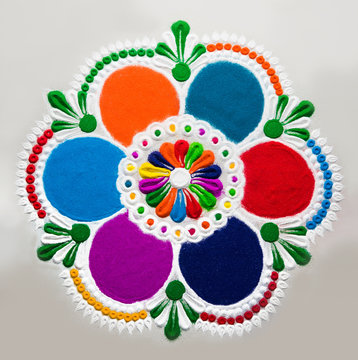
#> input picture rangoli.jpg, 358 x 360 px, found by its file name
$ python rangoli.py
#> lines starting #> are read from the running program, lines starting #| are printed output that depends on the picture; after the words box and inside, x2 and y2 are one past the last pixel; in counts of white or black regions, pixels touching at a corner belong together
import cv2
import numpy as np
import matplotlib.pyplot as plt
from matplotlib.patches import Circle, Polygon
from matplotlib.collections import LineCollection
import networkx as nx
from scipy import ndimage
from sklearn.cluster import DBSCAN
from skimage import feature, measure, morphology
from skimage.filters import gaussian
import math

class KolamAnalyzer:
    def __init__(self):
        self.dots = []
        self.lines = []
        self.curves = []
        self.symmetries = []
        self.grid_structure = None
        self.design_principles = {}

    def load_image(self, image_path):
        """Load and preprocess the Kolam image"""
        self.original = cv2.imread(image_path)
#> self.original is the input picture: shape (360, 358, 3); mean B, G, R 163.2, 160.5, 170.6
        if self.original is None:
            raise ValueError("Could not load image")

        # Convert to grayscale
        self.gray = cv2.cvtColor(self.original, cv2.COLOR_BGR2GRAY)
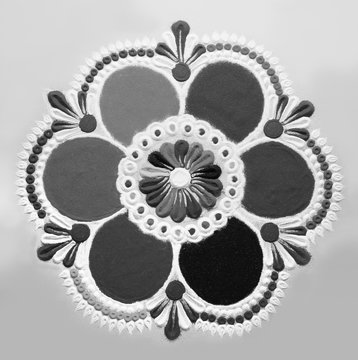
#> self.gray: shape (360, 358); min 2, max 255, mean 163.8

        # Create binary image
        _, self.binary = cv2.threshold(self.gray, 127, 255, cv2.THRESH_BINARY)
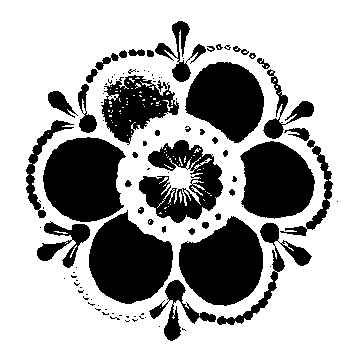
#> self.binary: shape (360, 358); 68.5% white; 102 black regions (59 under 20 px), largest, box (x1, y1, x2, y2) and area: (43, 137, 126, 222) 5410, (89, 210, 173, 304) 5351, (179, 216, 263, 306) 5256
        self.binary = cv2.bitwise_not(self.binary)  # Invert for dark lines on white

        return self.gray, self.binary

    # [22 lines left out: function detect_dots, not called in this run]

    def detect_grid_structure(self):
        """Analyze the underlying grid structure of dots"""
        if not self.dots:
            return None

        # Extract dot centers
        centers = [(x, y) for x, y, _ in self.dots]

        # Cluster dots to find grid pattern
        if len(centers) > 4:
            clustering = DBSCAN(eps=30, min_samples=2).fit(centers)

            # Analyze spacing and arrangement
            x_coords = [x for x, y in centers]
            y_coords = [y for x, y in centers]

            # Estimate grid spacing
            x_sorted = sorted(set(x_coords))
            y_sorted = sorted(set(y_coords))

            if len(x_sorted) > 1 and len(y_sorted) > 1:
                x_spacing = np.median(np.diff(x_sorted))
                y_spacing = np.median(np.diff(y_sorted))

                self.grid_structure = {
                    'x_spacing': x_spacing,
                    'y_spacing': y_spacing,
                    'origin': (min(x_coords), min(y_coords)),
                    'dimensions': (len(x_sorted), len(y_sorted))
                }

        return self.grid_structure

    def extract_paths(self):
        """Extract continuous paths from the binary image"""
        # Skeletonize the binary image
        skeleton = morphology.skeletonize(self.binary > 0)

        # Find contours
        contours, _ = cv2.findContours(
            skeleton.astype(np.uint8) * 255,
            cv2.RETR_EXTERNAL,
            cv2.CHAIN_APPROX_SIMPLE
        )

        paths = []
        for contour in contours:
            if len(contour) > 10:  # Filter small contours
                path = contour.reshape(-1, 2)
                paths.append(path)

        self.paths = paths
        return paths

    def analyze_symmetry(self):
        """Detect symmetries in the design"""
        symmetries = []

        if not self.dots:
            return symmetries

        centers = np.array([(x, y) for x, y, _ in self.dots])

        # Check for reflection symmetries
        # Vertical symmetry
        center_x = np.mean(centers[:, 0])
        reflected_x = 2 * center_x - centers[:, 0]

        vertical_sym_score = 0
        for i, (x, y) in enumerate(centers):
            closest_dist = min([np.sqrt((reflected_x[i] - cx)**2 + (y - cy)**2)
                              for cx, cy in centers])
            if closest_dist < 20:  # tolerance
                vertical_sym_score += 1

        if vertical_sym_score > len(centers) * 0.8:
            symmetries.append('vertical')

        # Horizontal symmetry
        center_y = np.mean(centers[:, 1])
        reflected_y = 2 * center_y - centers[:, 1]

        horizontal_sym_score = 0
        for i, (x, y) in enumerate(centers):
            closest_dist = min([np.sqrt((x - cx)**2 + (reflected_y[i] - cy)**2)
                              for cx, cy in centers])
            if closest_dist < 20:
                horizontal_sym_score += 1

        if horizontal_sym_score > len(centers) * 0.8:
            symmetries.append('horizontal')

        # Rotational symmetry (4-fold)
        center = np.mean(centers, axis=0)
        rotated_90 = self._rotate_points(centers, center, np.pi/2)

        rotation_score = 0
        for rotated_point in rotated_90:
            closest_dist = min([np.sqrt(np.sum((rotated_point - original)**2))
                              for original in centers])
            if closest_dist < 20:
                rotation_score += 1

        if rotation_score > len(centers) * 0.8:
            symmetries.append('4-fold_rotation')

        self.symmetries = symmetries
        return symmetries

    def _rotate_points(self, points, center, angle):
        """Rotate points around a center by given angle"""
        cos_a, sin_a = np.cos(angle), np.sin(angle)
        rotation_matrix = np.array([[cos_a, -sin_a], [sin_a, cos_a]])

        translated = points - center
        rotated = translated @ rotation_matrix.T
        return rotated + center

    def identify_design_principles(self):
        """Identify key design principles of the Kolam"""
        principles = {}

        # Grid-based structure
        if self.grid_structure:
            principles['grid_based'] = True
            principles['grid_type'] = 'rectangular' if abs(
                self.grid_structure['x_spacing'] - self.grid_structure['y_spacing']
            ) < 5 else 'non_uniform'

        # Symmetry
        principles['symmetries'] = self.symmetries

        # Closed loops
        closed_loops = 0
        if hasattr(self, 'paths'):
            for path in self.paths:
                if len(path) > 5:
                    start = path[0]
                    end = path[-1]
                    if np.linalg.norm(start - end) < 20:
                        closed_loops += 1

        principles['closed_loops'] = closed_loops
        principles['continuous_line'] = len(self.paths) == 1 if hasattr(self, 'paths') else False

        # Complexity measure
        total_points = sum(len(path) for path in self.paths) if hasattr(self, 'paths') else 0
        principles['complexity'] = 'high' if total_points > 1000 else 'medium' if total_points > 500 else 'low'

        self.design_principles = principles
        return principles

class KolamRecreator:
    def __init__(self, analyzer_results):
        self.dots = analyzer_results.dots
        self.grid_structure = analyzer_results.grid_structure
        self.design_principles = analyzer_results.design_principles
        self.paths = getattr(analyzer_results, 'paths', [])
        self.symmetries = analyzer_results.symmetries

    # [9 lines left out: function create_base_grid, not called in this run]

    def generate_traditional_pattern(self, pattern_type="basic_loop"):
        """Generate traditional Kolam patterns"""
        if pattern_type == "basic_loop":
            return self._create_basic_loop_pattern()
        elif pattern_type == "flower":
            return self._create_flower_pattern()
        elif pattern_type == "geometric":
            return self._create_geometric_pattern()
        else:
            return self._create_basic_loop_pattern()

    def _create_basic_loop_pattern(self):
        """Create a basic looping pattern around dots"""
        if not self.grid_structure:
            # Create default grid
            dots = self.create_base_grid(4, 4, 60)
        else:
            dots = self.dots

        paths = []

        # Create loops around dot clusters
        for i in range(0, len(dots)-1, 4):
            cluster = dots[i:i+4] if i+4 <= len(dots) else dots[i:]
            if len(cluster) >= 4:
                # Create a smooth curve around these dots
                path = self._create_smooth_loop(cluster)
                paths.append(path)

        return paths

    def _create_flower_pattern(self):
        """Create a flower-like pattern"""
        center = (300, 300)
        petals = 8
        paths = []

        for i in range(petals):
            angle = 2 * np.pi * i / petals
            # Create petal shape
            petal_path = []
            for t in np.linspace(0, 2*np.pi, 50):
                r = 80 + 30 * np.sin(3*t)  # Flower petal shape
                x = center[0] + r * np.cos(angle + t/3)
                y = center[1] + r * np.sin(angle + t/3)
                petal_path.append([x, y])
            paths.append(np.array(petal_path))

        return paths

    def _create_geometric_pattern(self):
        """Create geometric patterns with symmetry"""
        paths = []
        center = (300, 300)

        # Create concentric geometric shapes
        for radius in [60, 120, 180]:
            sides = 8
            vertices = []
            for i in range(sides + 1):  # +1 to close the shape
                angle = 2 * np.pi * i / sides
                x = center[0] + radius * np.cos(angle)
                y = center[1] + radius * np.sin(angle)
                vertices.append([x, y])
            paths.append(np.array(vertices))

        return paths

    def _create_smooth_loop(self, dots):
        """Create a smooth looping path around given dots"""
        if len(dots) < 3:
            return np.array([[dot[0], dot[1]] for dot in dots])

        # Sort dots to create a logical path
        centers = [(dot[0], dot[1]) for dot in dots]

        # Create a smooth curve that loops around the dots
        path_points = []

        # Add interpolated points for smooth curves
        for i in range(len(centers)):
            current = centers[i]
            next_point = centers[(i + 1) % len(centers)]

            # Add current point
            path_points.append(current)

            # Add interpolated points for smooth curve
            for t in np.linspace(0.2, 0.8, 3):
                interp_x = current[0] * (1-t) + next_point[0] * t
                interp_y = current[1] * (1-t) + next_point[1] * t
                # Add some curvature
                curve_offset = 15 * np.sin(np.pi * t)
                path_points.append((interp_x + curve_offset, interp_y + curve_offset))

        return np.array(path_points)

    # [123 lines left out: functions visualize_recreation, main_analysis, not called in this run]

# Enhanced analysis function for your specific image
def analyze_your_kolam(image_path):
    """Enhanced analysis specifically for your rangoli image"""

    # Check if file exists
    import os
    if not os.path.exists(image_path):
        print(f"Error: Image file not found at {image_path}")
        print("Please check the file path and make sure the image exists.")
        return None, None

    try:
        # Initialize analyzer
        analyzer = KolamAnalyzer()

        print(f"Loading image from: {image_path}")
        gray, binary = analyzer.load_image(image_path)

        # Show original image
        plt.figure(figsize=(15, 5))

        plt.subplot(1, 3, 1)
        plt.imshow(cv2.cvtColor(analyzer.original, cv2.COLOR_BGR2RGB))
        plt.title('Original Rangoli Image')
        plt.axis('off')

        plt.subplot(1, 3, 2)
        plt.imshow(gray, cmap='gray')
        plt.title('Grayscale')
        plt.axis('off')

        plt.subplot(1, 3, 3)
        plt.imshow(binary, cmap='gray')
        plt.title('Binary (Processed)')
        plt.axis('off')

        plt.tight_layout()
        plt.show()
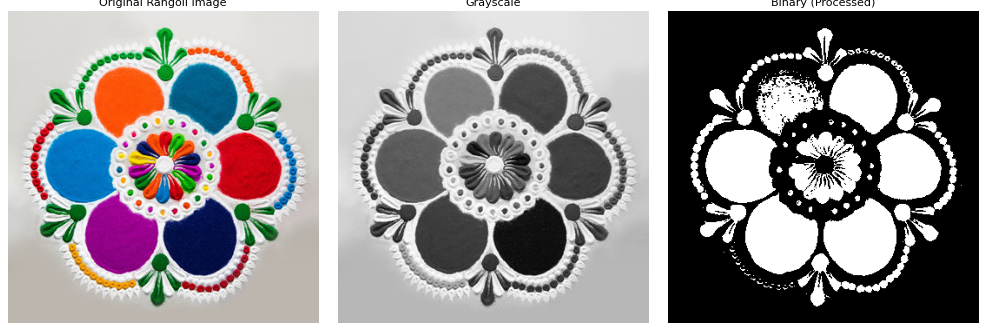
#> figure drawn by matplotlib, 3 panels

        print("\nAnalyzing your rangoli design...")

        # Try different parameters for dot detection
        print("Detecting dots with multiple parameter sets...")

        # Try more sensitive dot detection
        blurred = cv2.GaussianBlur(gray, (9, 9), 2)
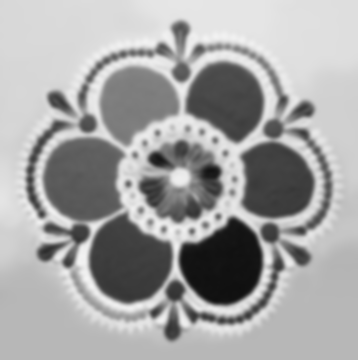
#> blurred: shape (360, 358); min 15, max 244, mean 163.8

        # Multiple attempts with different parameters
        circles_sets = []
        param_sets = [
            {'param1': 50, 'param2': 30, 'minRadius': 2, 'maxRadius': 20},
            {'param1': 100, 'param2': 20, 'minRadius': 5, 'maxRadius': 25},
            {'param1': 30, 'param2': 15, 'minRadius': 3, 'maxRadius': 15},
            {'param1': 80, 'param2': 25, 'minRadius': 1, 'maxRadius': 30}
        ]

        for i, params in enumerate(param_sets):
            circles = cv2.HoughCircles(
                blurred,
                cv2.HOUGH_GRADIENT,
                dp=1,
                minDist=15,
                **params
            )

            if circles is not None:
                circles = np.round(circles[0, :]).astype("int")
                circles_sets.append((circles, f"Set {i+1}"))
                print(f"Parameter set {i+1}: Found {len(circles)} potential dots")
#> this loop made 4 passes
#> circles on pass 1: [[270, 232, 10]]
#> (printed output is left out)
#> after the loop, circles_sets = 4 items
#> (the rest of the program and of its run is left out)
